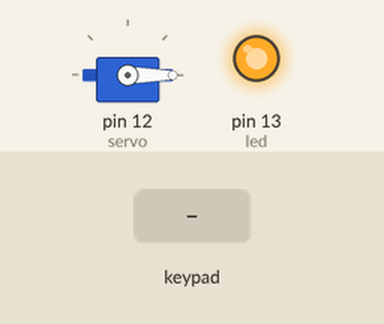
The sketch below on a simulated Arduino Uno, built with avr-gcc and run on an emulated ATmega328P. On the bench: servo, output pins drawn as LEDs (lit = HIGH). The inputs (shaded band) are chosen by the test bench. What the sketch prints to the serial monitor is not drawn.

Above: at 1.2 s.
1.3 s: keypad keys 1 2 3 4 # pressed 0.4 s apart
At 4.0 s:
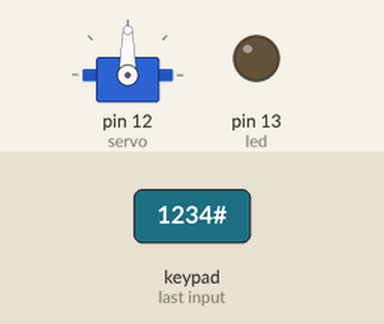
7.8 s: keypad keys 1 2 3 4 * pressed 0.4 s apart
At 10.9 s:
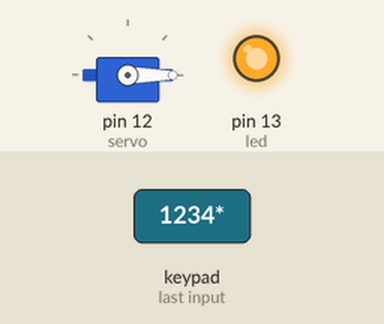
Timing chart, 0 to 12.4 s (numbered marks = the images above; inputs shaded):
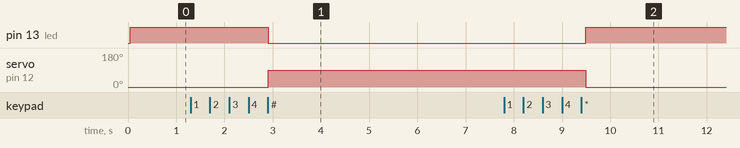

Measured:
- after the input at 1.3 s, pin 13 (led): HIGH → LOW after 1.6 s; servo on pin 12 (servo): 0° → 90° after 1.6 s
- after the input at 7.8 s, pin 13 (led): LOW → HIGH after 1.7 s; servo on pin 12 (servo): 90° → 0° after 1.7 s

The sketch:

arduino_caja_fuerte.ino
```cpp
#include <Keypad.h>
#include <Servo.h>

const byte FILAS = 4;
const byte COLUMNAS = 4;
int led = 13;

Servo servo;

char keys[FILAS][COLUMNAS] = {
  { '1', '2', '3', 'A' },
  { '4', '5', '6', 'B' },
  { '7', '8', '9', 'C' },
  { '*', '0', '#', 'D' }
};

byte pinesFilas[FILAS] = { 9, 8, 7, 6 };
byte pinesColumnas[COLUMNAS] = { 5, 4, 3, 2 };

Keypad teclado = Keypad(makeKeymap(keys), pinesFilas, pinesColumnas, FILAS, COLUMNAS);

const char clave[] = "1234";  // Cambia la clave aquí
char entradaUsuario[5];       // Para almacenar la entrada del usuario
byte indice = 0;

void setup() {
  Serial.begin(9600);
  Serial.println("Bienvenido introduzca la contraseña, usea # para confirmar o * par reiniciar la entrada de la contraseña");
  pinMode(led, OUTPUT);
  digitalWrite(led, HIGH);
  servo.write(0);
  servo.attach(12);
}

void loop() {
  char tecla = teclado.getKey();

  if (tecla) {
    if (tecla == '#') {
      // Comprobación al presionar '#'
      entradaUsuario[indice] = '\0';  // Añadimos el terminador
      if (strcmp(entradaUsuario, clave) == 0) {
        Serial.println("Contraseña correcta. PUERTA ABIERTA");
        digitalWrite(led, LOW);
        servo.write(90);
      } else {
        Serial.println("Contraseña incorrecta.");
      }
      indice = 0;  // Reiniciamos el índice
    } else if (tecla == '*') {
      // Reinicio de la entrada al presionar '*'
      indice = 0;
      Serial.println("Entrada reiniciada. PUERTA CERRADA");
      Serial.println("Bienvenido introduzca la contraseña, usea # para confirmar o * par reiniciar la entrada de la contraseña");
      digitalWrite(led, HIGH);
      servo.write(0);

    } else {
      // Guardar tecla presionada si no se supera el tamaño
      if (indice < 4) {
        entradaUsuario[indice] = tecla;
        indice++;
        Serial.print(tecla);  // Mostramos la tecla presionada
      }
      if (indice == 4) {
        Serial.print(" ");
      }
    }
  }
}
```
